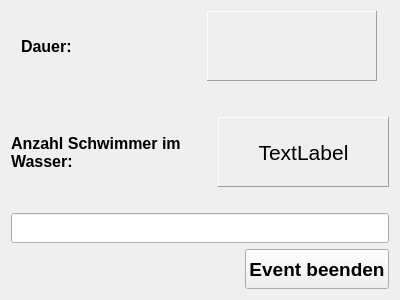
<?xml version="1.0" encoding="UTF-8"?>
<ui version="4.0">
 <class>duringevent</class>
 <widget class="QDialog" name="duringevent">
  <property name="geometry">
   <rect>
    <x>0</x>
    <y>0</y>
    <width>400</width>
    <height>300</height>
   </rect>
  </property>
  <property name="windowTitle">
   <string>Dialog</string>
  </property>
  <layout class="QVBoxLayout" name="verticalLayout_2">
   <item>
    <layout class="QVBoxLayout" name="verticalLayout">
     <item>
      <layout class="QHBoxLayout" name="horizontalLayout_3">
       <item>
        <widget class="QLabel" name="label">
         <property name="maximumSize">
          <size>
           <width>170</width>
           <height>16777215</height>
          </size>
         </property>
         <property name="font">
          <font>
           <pointsize>12</pointsize>
           <weight>75</weight>
           <bold>true</bold>
          </font>
         </property>
         <property name="text">
          <string>Dauer:</string>
         </property>
        </widget>
       </item>
       <item>
        <widget class="QLabel" name="lbl_ZeitAnzeige">
         <property name="maximumSize">
          <size>
           <width>170</width>
           <height>16777215</height>
          </size>
         </property>
         <property name="font">
          <font>
           <pointsize>28</pointsize>
          </font>
         </property>
         <property name="frameShape">
          <enum>QFrame::Panel</enum>
         </property>
         <property name="frameShadow">
          <enum>QFrame::Raised</enum>
         </property>
         <property name="text">
          <string/>
         </property>
         <property name="textFormat">
          <enum>Qt::RichText</enum>
         </property>
         <property name="alignment">
          <set>Qt::AlignCenter</set>
         </property>
        </widget>
       </item>
      </layout>
     </item>
     <item>
      <spacer name="verticalSpacer">
       <property name="orientation">
        <enum>Qt::Vertical</enum>
       </property>
       <property name="sizeType">
        <enum>QSizePolicy::Fixed</enum>
       </property>
       <property name="sizeHint" stdset="0">
        <size>
         <width>10</width>
         <height>30</height>
        </size>
       </property>
      </spacer>
     </item>
     <item>
      <layout class="QHBoxLayout" name="horizontalLayout">
       <item>
        <widget class="QLabel" name="label_2">
         <property name="font">
          <font>
           <pointsize>12</pointsize>
           <weight>75</weight>
           <bold>true</bold>
          </font>
         </property>
         <property name="text">
          <string>Anzahl Schwimmer im Wasser:</string>
         </property>
         <property name="wordWrap">
          <bool>true</bool>
         </property>
        </widget>
       </item>
       <item>
        <spacer name="horizontalSpacer">
         <property name="orientation">
          <enum>Qt::Horizontal</enum>
         </property>
         <property name="sizeType">
          <enum>QSizePolicy::Fixed</enum>
         </property>
         <property name="sizeHint" stdset="0">
          <size>
           <width>30</width>
           <height>30</height>
          </size>
         </property>
        </spacer>
       </item>
       <item>
        <widget class="QLabel" name="lbl_AnzeigeTeilnehmerimWasser">
         <property name="font">
          <font>
           <pointsize>16</pointsize>
          </font>
         </property>
         <property name="frameShape">
          <enum>QFrame::Panel</enum>
         </property>
         <property name="frameShadow">
          <enum>QFrame::Raised</enum>
         </property>
         <property name="text">
          <string>TextLabel</string>
         </property>
         <property name="alignment">
          <set>Qt::AlignCenter</set>
         </property>
        </widget>
       </item>
      </layout>
     </item>
     <item>
      <spacer name="verticalSpacer_2">
       <property name="orientation">
        <enum>Qt::Vertical</enum>
       </property>
       <property name="sizeType">
        <enum>QSizePolicy::Fixed</enum>
       </property>
       <property name="sizeHint" stdset="0">
        <size>
         <width>20</width>
         <height>20</height>
        </size>
       </property>
      </spacer>
     </item>
     <item>
      <widget class="QLineEdit" name="lineEdit_RFID">
       <property name="enabled">
        <bool>true</bool>
       </property>
       <property name="maximumSize">
        <size>
         <width>16777215</width>
         <height>30</height>
        </size>
       </property>
       <property name="focusPolicy">
        <enum>Qt::StrongFocus</enum>
       </property>
      </widget>
     </item>
     <item>
      <layout class="QHBoxLayout" name="horizontalLayout_2">
       <item>
        <spacer name="horizontalSpacer_2">
         <property name="orientation">
          <enum>Qt::Horizontal</enum>
         </property>
         <property name="sizeHint" stdset="0">
          <size>
           <width>40</width>
           <height>20</height>
          </size>
         </property>
        </spacer>
       </item>
       <item>
        <widget class="QPushButton" name="pBtn_Event_beenden">
         <property name="maximumSize">
          <size>
           <width>16777215</width>
           <height>40</height>
          </size>
         </property>
         <property name="palette">
          <palette>
           <active>
            <colorrole role="Button">
             <brush brushstyle="SolidPattern">
              <color alpha="255">
               <red>240</red>
               <green>240</green>
               <blue>240</blue>
              </color>
             </brush>
            </colorrole>
            <colorrole role="Highlight">
             <brush brushstyle="SolidPattern">
              <color alpha="255">
               <red>0</red>
               <green>170</green>
               <blue>255</blue>
              </color>
             </brush>
            </colorrole>
           </active>
           <inactive>
            <colorrole role="Button">
             <brush brushstyle="SolidPattern">
              <color alpha="255">
               <red>240</red>
               <green>240</green>
               <blue>240</blue>
              </color>
             </brush>
            </colorrole>
            <colorrole role="Highlight">
             <brush brushstyle="SolidPattern">
              <color alpha="255">
               <red>0</red>
               <green>170</green>
               <blue>255</blue>
              </color>
             </brush>
            </colorrole>
           </inactive>
           <disabled>
            <colorrole role="Button">
             <brush brushstyle="SolidPattern">
              <color alpha="255">
               <red>240</red>
               <green>240</green>
               <blue>240</blue>
              </color>
             </brush>
            </colorrole>
            <colorrole role="Highlight">
             <brush brushstyle="SolidPattern">
              <color alpha="255">
               <red>51</red>
               <green>153</green>
               <blue>255</blue>
              </color>
             </brush>
            </colorrole>
           </disabled>
          </palette>
         </property>
         <property name="font">
          <font>
           <pointsize>14</pointsize>
           <weight>75</weight>
           <bold>true</bold>
          </font>
         </property>
         <property name="focusPolicy">
          <enum>Qt::NoFocus</enum>
         </property>
         <property name="styleSheet">
          <string notr="true"/>
         </property>
         <property name="text">
          <string>Event beenden</string>
         </property>
        </widget>
       </item>
      </layout>
     </item>
    </layout>
   </item>
  </layout>
 </widget>
 <resources/>
 <connections/>
</ui>
